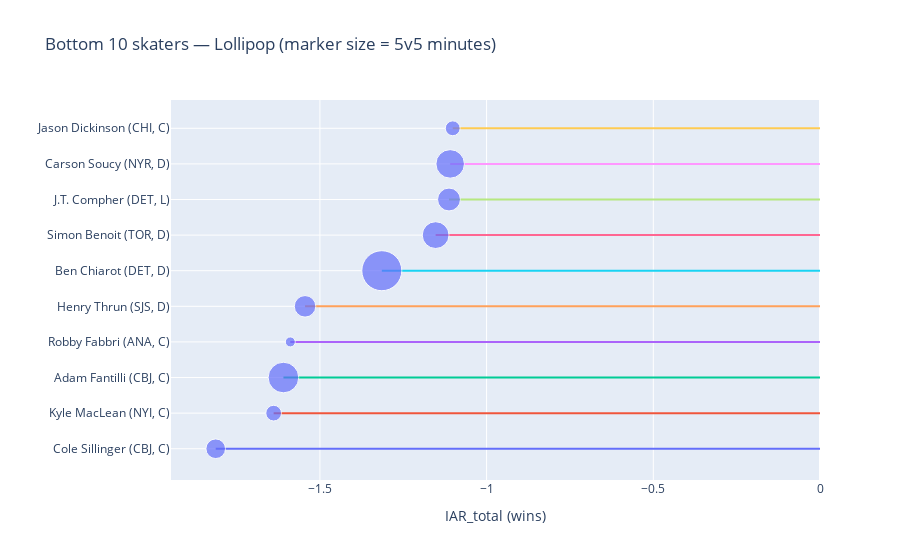

The notebook cell saved with this chart:
### Markdown cell above
![newplot (23).png](attachment:0ebe4658-8a7e-4bd9-95e5-d5fc480b413b.png)

### Code cell
fig3_bot = lollipop(bot10, "Bottom 10 skaters — Lollipop (marker size = 5v5 minutes)", ascending=True)
fig3_bot.show()

### Figure 1 — Plotly figure (JSON) as saved in the notebook; plotly's stock layout.template omitted (floating-point values rounded to 4 significant figures)
{"data": [{"hoverinfo": "skip", "mode": "lines", "showlegend": false, "type": "scatter", "x": [0, -1.813], "y": ["Cole Sillinger (CBJ, C)", "Cole Sillinger (CBJ, C)"]}, {"hoverinfo": "skip", "mode": "lines", "showlegend": false, "type": "scatter", "x": [0, -1.639], "y": ["Kyle MacLean (NYI, C)", "Kyle MacLean (NYI, C)"]}, {"hoverinfo": "skip", "mode": "lines", "showlegend": false, "type": "scatter", "x": [0, -1.609], "y": ["Adam Fantilli (CBJ, C)", "Adam Fantilli (CBJ, C)"]}, {"hoverinfo": "skip", "mode": "lines", "showlegend": false, "type": "scatter", "x": [0, -1.589], "y": ["Robby Fabbri (ANA, C)", "Robby Fabbri (ANA, C)"]}, {"hoverinfo": "skip", "mode": "lines", "showlegend": false, "type": "scatter", "x": [0, -1.545], "y": ["Henry Thrun (SJS, D)", "Henry Thrun (SJS, D)"]}, {"hoverinfo": "skip", "mode": "lines", "showlegend": false, "type": "scatter", "x": [0, -1.314], "y": ["Ben Chiarot (DET, D)", "Ben Chiarot (DET, D)"]}, {"hoverinfo": "skip", "mode": "lines", "showlegend": false, "type": "scatter", "x": [0, -1.153], "y": ["Simon Benoit (TOR, D)", "Simon Benoit (TOR, D)"]}, {"hoverinfo": "skip", "mode": "lines", "showlegend": false, "type": "scatter", "x": [0, -1.113], "y": ["J.T. Compher (DET, L)", "J.T. Compher (DET, L)"]}, {"hoverinfo": "skip", "mode": "lines", "showlegend": false, "type": "scatter", "x": [0, -1.109], "y": ["Carson Soucy (NYR, D)", "Carson Soucy (NYR, D)"]}, {"hoverinfo": "skip", "mode": "lines", "showlegend": false, "type": "scatter", "x": [0, -1.102], "y": ["Jason Dickinson (CHI, C)", "Jason Dickinson (CHI, C)"]}, {"customdata": [[893.1, -1.412, 0.1928, -0.5937], [775.4, -1.151, 0.01939, -0.5068], [1228.0, -1.176, -0.7177, 0.2847], [600.7, -1.14, 0.1285, -0.5771], [950.7, -1.487, -0.04246, -0.01461], [1513.0, -1.249, -0.09288, 0.02797], [1111.0, -1.879, -0.0003257, 0.7263], [992.6, -0.4432, -0.6735, 0.003882], [1165.0, -0.3765, 0.1421, -0.8748], [748.8, -0.09378, -0.01486, -0.9929]], "hovertemplate": "<b>%{y}</b><br>IAR_total=%{x:.2f}<br>5v5 minutes=%{customdata[0]:.0f}<br>IAR_5v5=%{customdata[1]:.2f}<br>IAR_PP=%{customdata[2]:.2f}<br>IAR_PK=%{customdata[3]:.2f}<extra></extra>", "marker": {"size": [19.61, 15.74, 30.61, 10, 21.51, 40.0, 26.78, 22.88, 28.55, 14.87]}, "mode": "markers", "showlegend": false, "text": ["Cole Sillinger (CBJ, C)", "Kyle MacLean (NYI, C)", "Adam Fantilli (CBJ, C)", "Robby Fabbri (ANA, C)", "Henry Thrun (SJS, D)", "Ben Chiarot (DET, D)", "Simon Benoit (TOR, D)", "J.T. Compher (DET, L)", "Carson Soucy (NYR, D)", "Jason Dickinson (CHI, C)"], "type": "scatter", "x": [-1.813, -1.639, -1.609, -1.589, -1.545, -1.314, -1.153, -1.113, -1.109, -1.102], "y": ["Cole Sillinger (CBJ, C)", "Kyle MacLean (NYI, C)", "Adam Fantilli (CBJ, C)", "Robby Fabbri (ANA, C)", "Henry Thrun (SJS, D)", "Ben Chiarot (DET, D)", "Simon Benoit (TOR, D)", "J.T. Compher (DET, L)", "Carson Soucy (NYR, D)", "Jason Dickinson (CHI, C)"]}], "layout": {"autosize": true, "title": {"text": "Bottom 10 skaters — Lollipop (marker size = 5v5 minutes)"}, "xaxis": {"autorange": true, "range": [-1.941, 0], "title": {"text": "IAR_total (wins)"}, "type": "linear"}, "yaxis": {"autorange": true, "range": [-1.362, 10.17], "title": {"text": ""}, "type": "category"}}}
